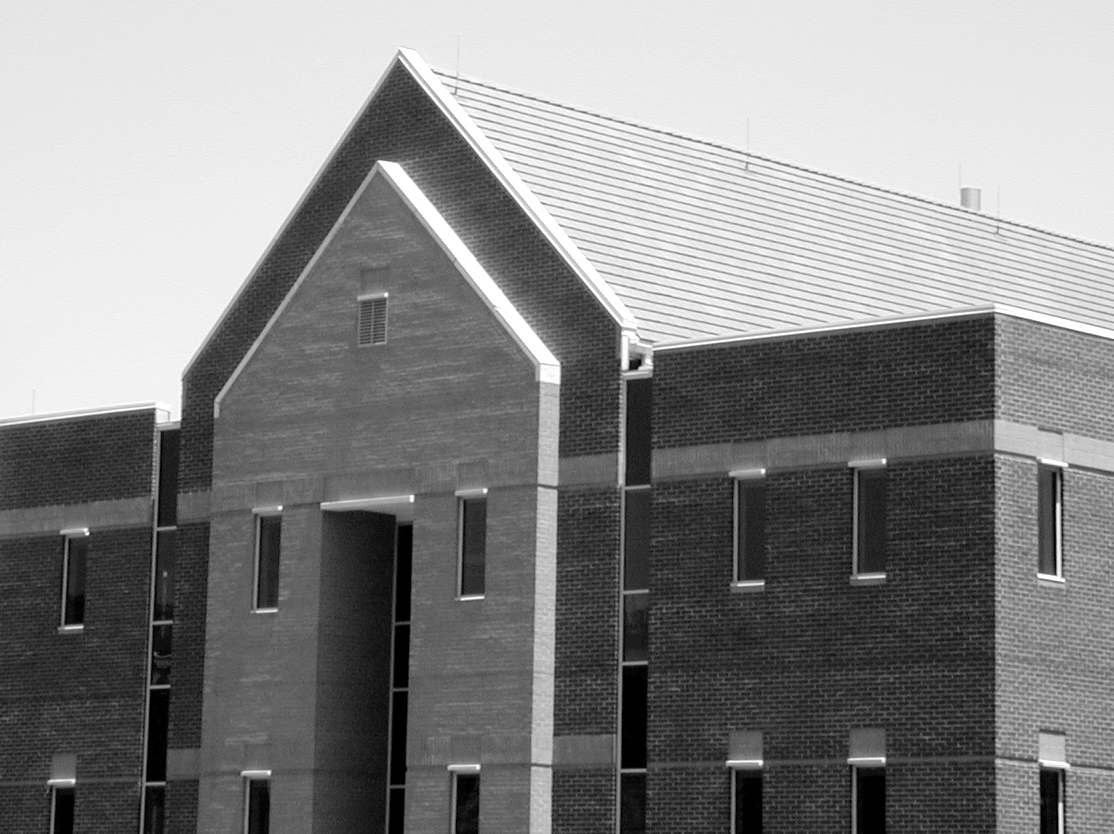
#> input picture Building.tif, 1114 x 834 px, found by its file name
$ jupyter execute Marr_Hilder.ipynb
#> lines starting #> are read from the running program, lines starting #| are printed output that depends on the picture
Marr Hilderth

[cell 1]
import numpy as np
import cv2
import matplotlib.pyplot as plt

[cell 2]
img=(cv2.imread(r'E:\BG\Building.tif',0))
#> img is the input picture: shape (834, 1114); min 0, max 255, mean 133.3
plt.imshow(img,cmap='gray')
plt.axis('off')
plt.show()

[cell 3]
def gaussian_kernel(size,sigma):
    kernel=np.zeros((size,size),dtype=np.float32)
    center=size//2
    for i in range(size):
        for j in range(size):
            x,y=i-center,j-center
            kernel[i,j]=np.exp(-(x**2+y**2)/(2*sigma**2))
    return kernel

[cell 4]
def laplacian(img):
    kernel=np.array([[0,1,0],[1,-4,1],[0,1,0]])
    rows,cols=img.shape
    output=np.zeros((rows,cols))
    for i in range(rows-2):
        for j in range(cols-2):
            reg=img[i:i+3,j:j+3]
            output[i,j]=np.sum(reg*kernel)
    return output

[cell 5]
def general_convolution(img,kernel):
    img_h,img_w=img.shape
    kernel_h,kernel_w=kernel.shape
    pad_h=kernel_h//2
    pad_w=kernel_w//2

    padded_img=np.pad(img,((pad_h,pad_h),(pad_w,pad_w)),mode='constant',constant_values=0)

    output_img=np.zeros((img_h,img_w))

    for i in range(img_h):
        for j in range(img_w):
            reg=padded_img[i:i+kernel_h,j:j+kernel_w]
            output_img[i,j]=np.sum(reg*kernel)

    return output_img

[cell 6]
def zero_crossing(img):
    output=np.zeros_like(img)
    rows,cols=img.shape
    for i in range(1,rows-1):
        for j in range(1,cols-1):
                if (img[i-1,j]<0 and img[i+1,j]>0) or (img[i-1,j]>0 and img[i+1,j]<0) or (img[i,j-1]<0 and img[i,j+1]>0) or (img[i,j-1]>0 and img[i,j+1]<0):
                    output[i,j]=255
    return output

[cell 7]
def marr_hilder(img,sigma):
    kernel=gaussian_kernel(5,sigma)
    blurred=general_convolution(img,kernel)
    laplacian_img=laplacian(blurred)
    edges=zero_crossing(laplacian_img)
    return edges
out_img=marr_hilder(img,3.0)
#> in general_convolution, `padded_img=np.pad(img,((pad_h,pad_h),(pad_w,pad_w)),mode='constant',co..`:
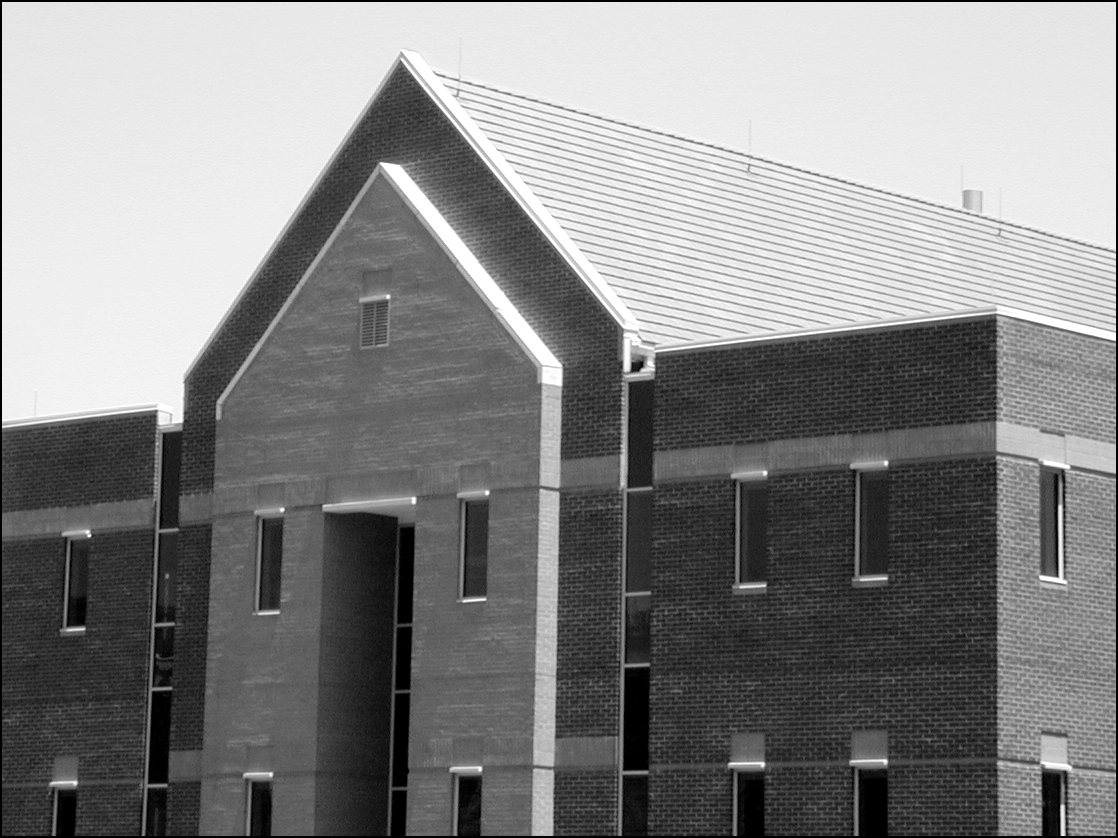
#> padded_img: shape (838, 1118); min 0, max 255, mean 132.2
#> after the loop in laplacian, `for i in range(rows-2):`:
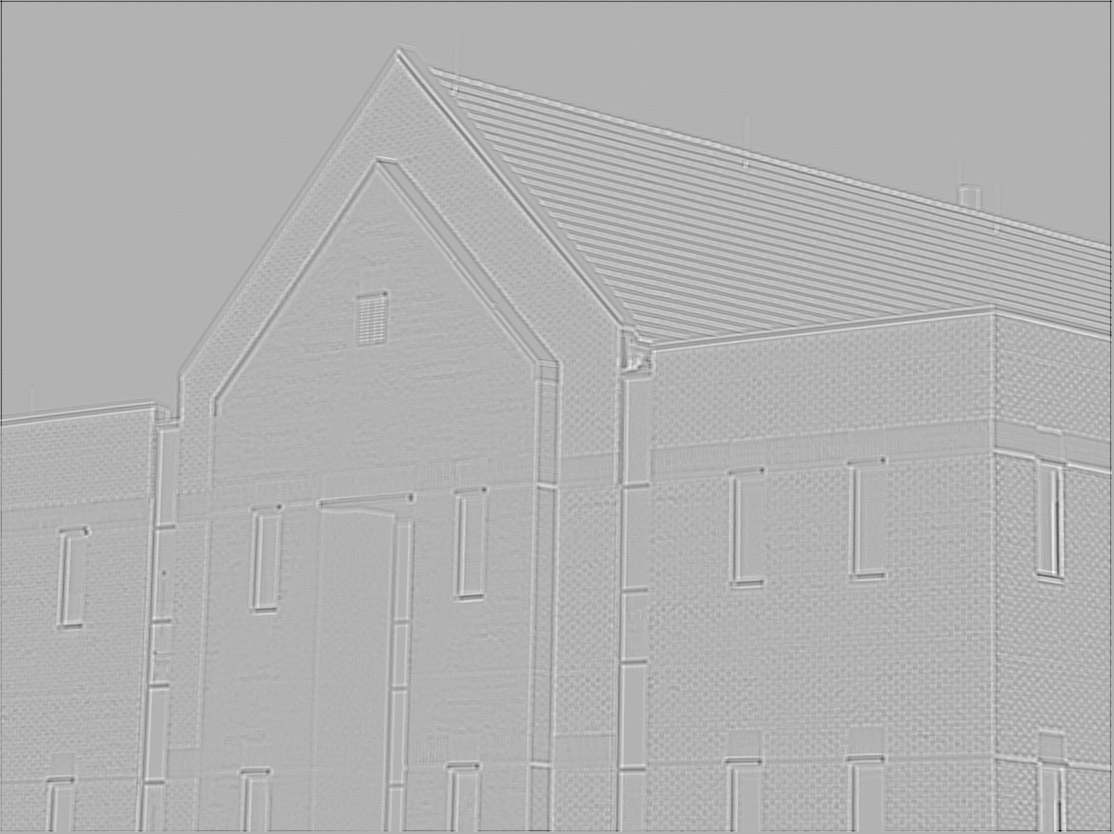
#> output: shape (834, 1114) float64; min -1653.3, max 708.7, mean -2.8; drawn with min black and max white
#> after the loop in zero_crossing, `for i in range(1,rows-1):`:
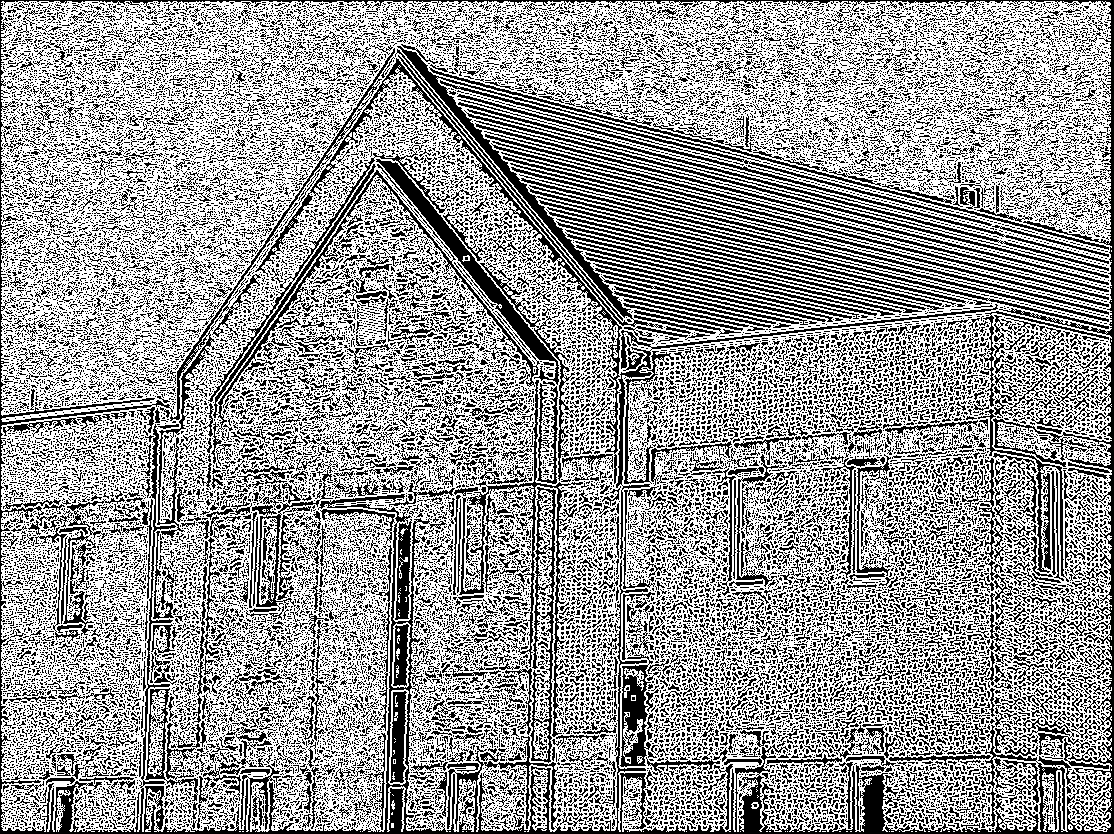
#> output: shape (834, 1114) float64; 61% white; black in thin lines or dots

$ run again, with fingerprint.tif copied over Building.tif
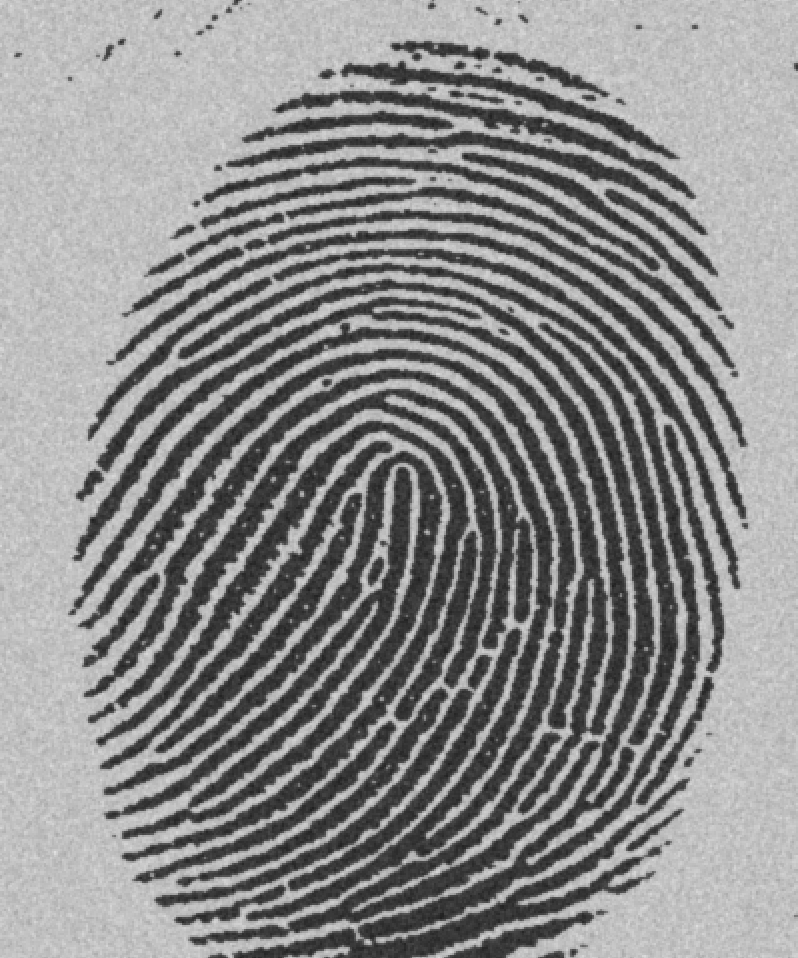
#> input picture fingerprint.tif, 798 x 958 px, found by its file name
#> img is the input picture: shape (958, 798); min 29, max 224, mean 140
#> after the loop in general_convolution, `for i in range(img_h):`:
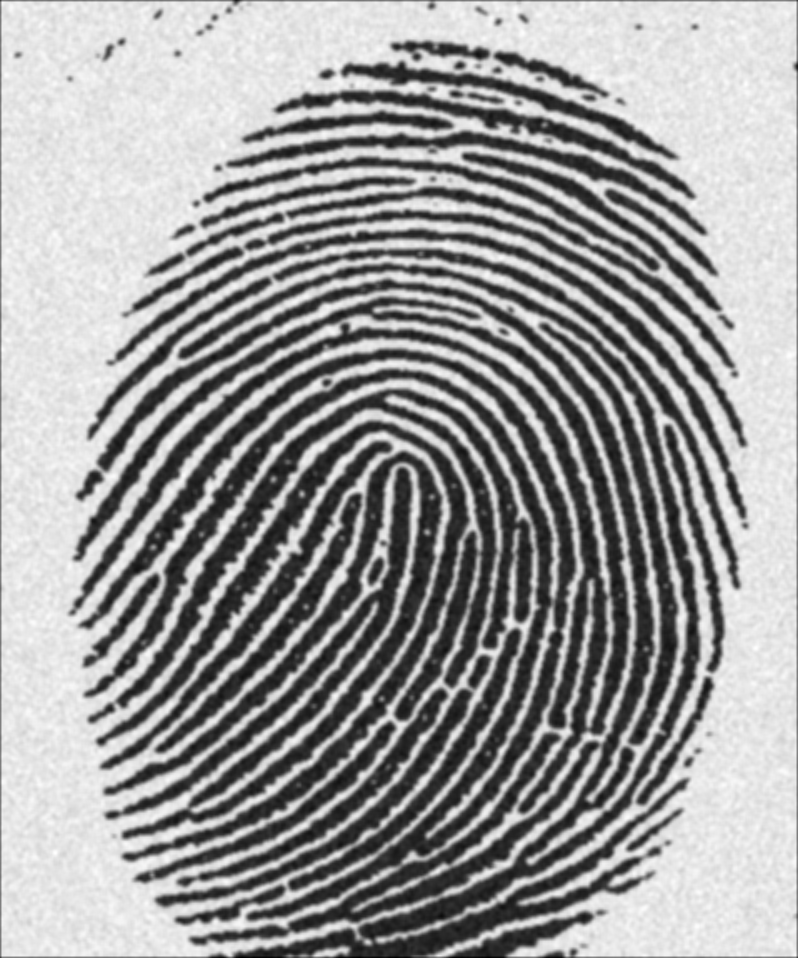
#> output_img: shape (958, 798) float64; min 556.5, max 4238, mean 2816.4; drawn with min black and max white
#> after the loop in zero_crossing, `for i in range(1,rows-1):`:
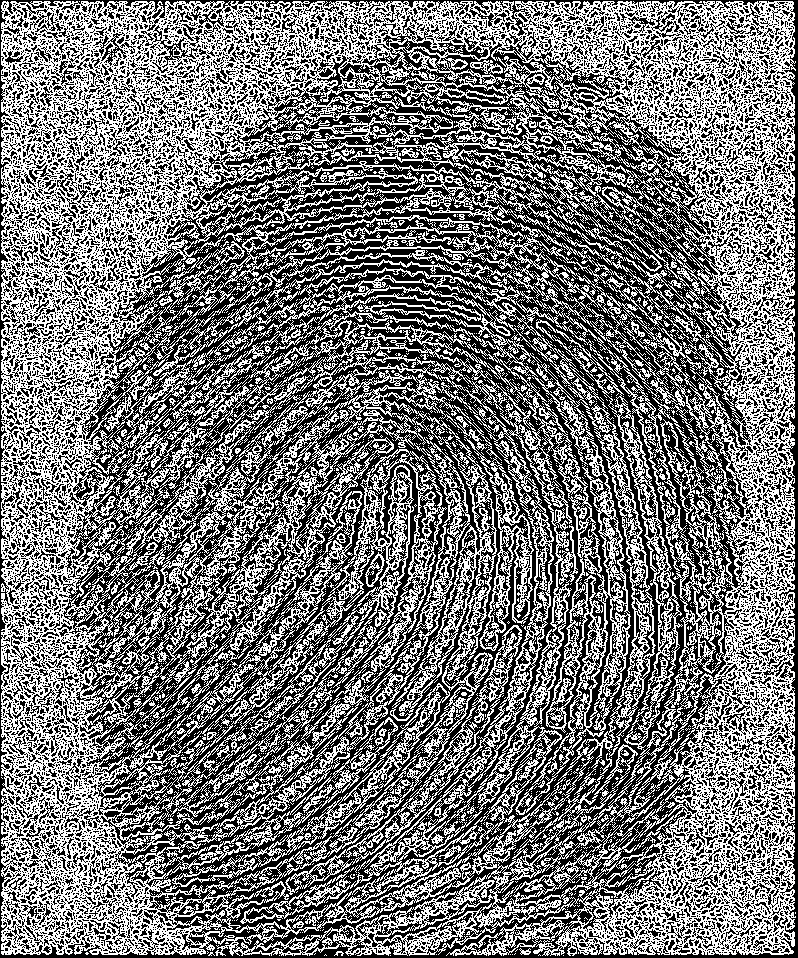
#> output: shape (958, 798) float64; 46.5% white in thin lines or dots

$ run again, with ans1.png saved as Building.tif
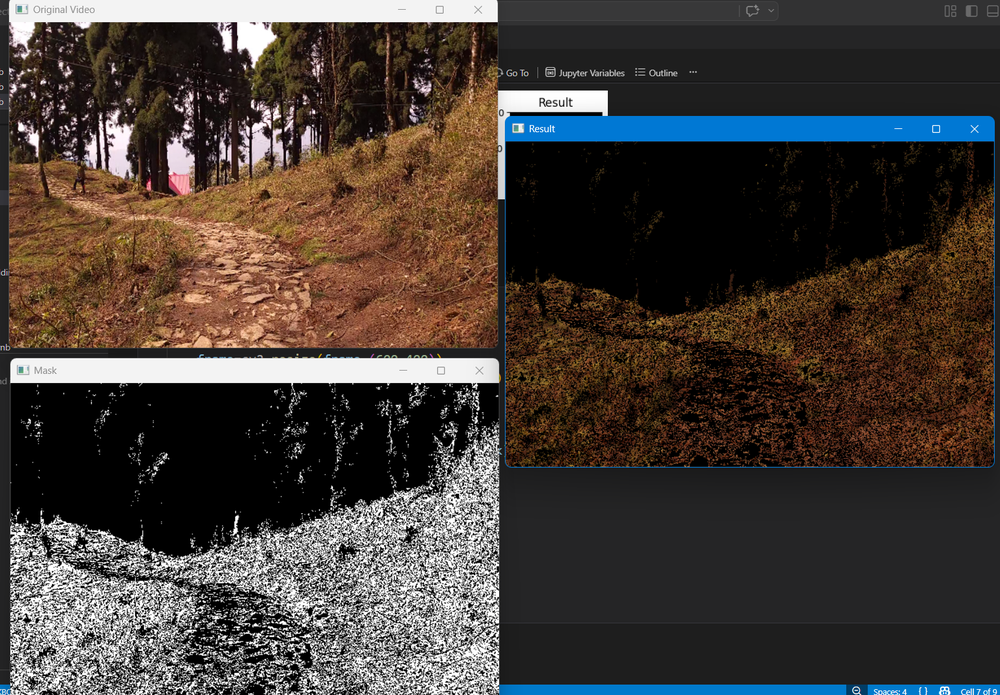
#> input picture ans1.png, 1000 x 695 px, shrunk from 1535 x 1067 before the run, found by its file name
#> after the loop in laplacian, `for i in range(rows-2):`:
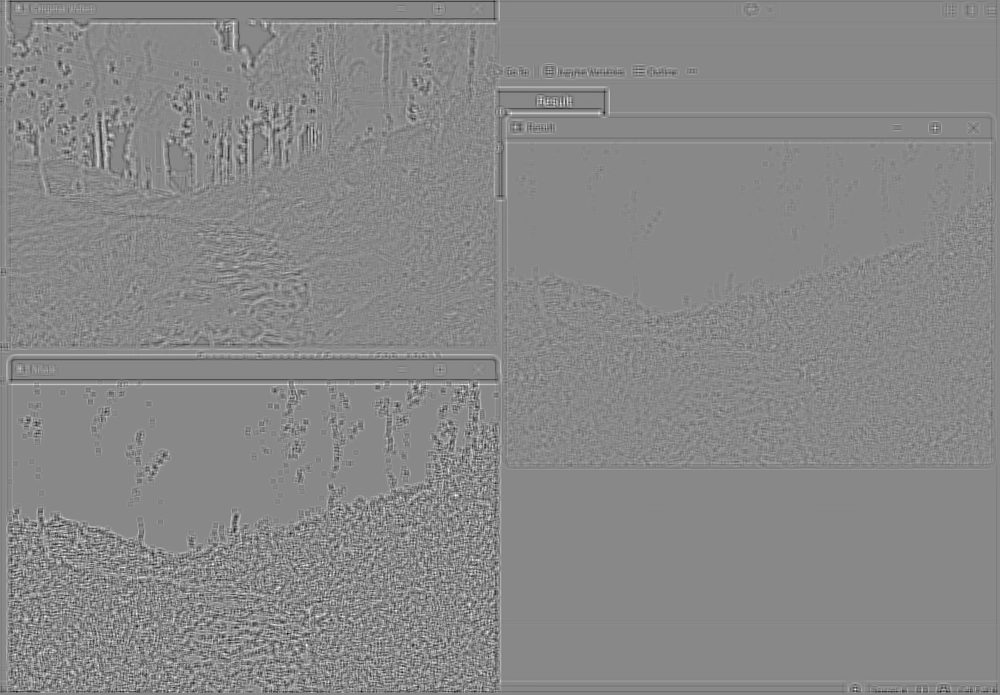
#> output: shape (695, 1000) float64; min -1819, max 1585.2, mean -1.9; drawn with min black and max white
#> after the loop in zero_crossing, `for i in range(1,rows-1):`:
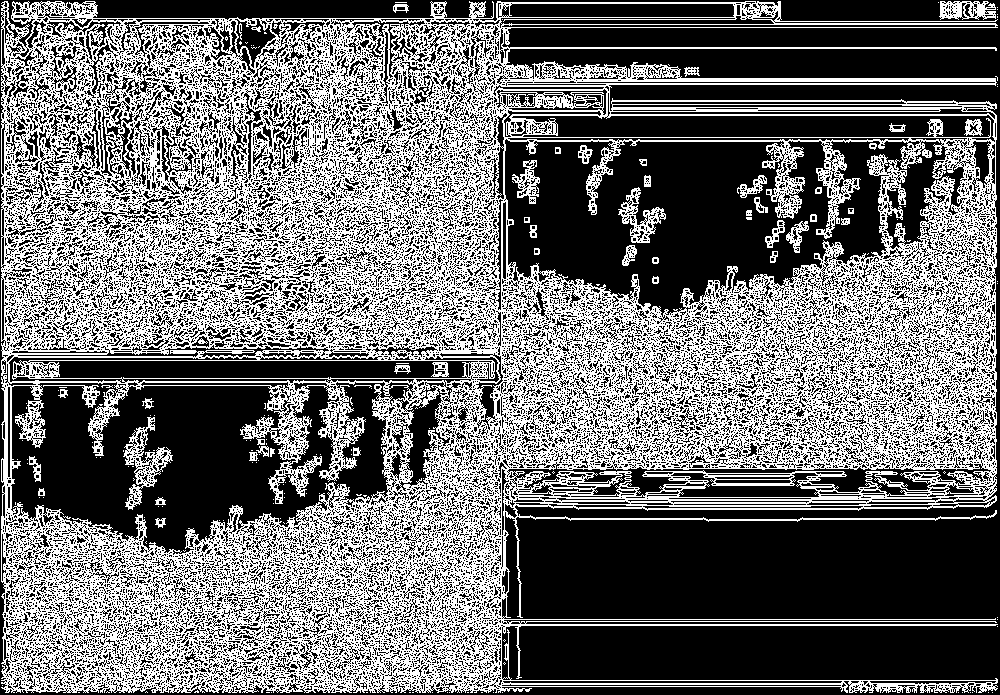
#> output: shape (695, 1000) float64; 43.4% white in thin lines or dots
